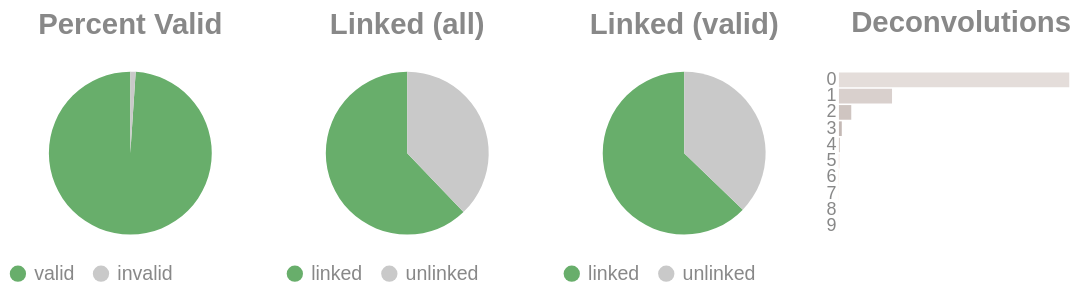

This figure's notebook cell:
### Code cell
if SKIPLR:
    pass
else:
    clash = Counter()
    for i in valids['molecule'].to_list():
        _mol = i.split("-")
        if len(_mol) == 1:
            clash.update('0')
        else:
            clash.update(_mol[-1])

    _d = {"deconvolutions": [], 'count': []}
    for k,v in clash.items():
        _d['deconvolutions'].append(k)
        _d['count'].append(v)

    tot_valid = valids['reads'].sum()
    mask = valids['reads'] >= 2
    n_linked_reads = valids.filter(mask)['reads'].sum()
    if n_linked_reads == 0:
        print_html("No linked molecules (>=2 reads) were detected; skipping linked-only distributions.")
        SKIPLR = True
    else:
        perc_valid = round(tot_valid / n_reads, 4)
        linked_perc_abs = round(n_linked_reads / n_reads, 4)
        linked_perc = round(n_linked_reads / tot_valid, 4)

    _valid = pl.DataFrame({"valids": ['valid', 'invalid'], "count": [tot_valid, n_reads - tot_valid]})
    _linked_abs = pl.DataFrame({"linked (absolute)": ['linked', 'unlinked'], "count": [n_linked_reads, n_reads - n_linked_reads]})
    _linked_rel = pl.DataFrame({"linked (valids)": ['linked', 'unlinked'], "count": [n_linked_reads, tot_valid - n_linked_reads]})

    (
        alt.hconcat(
            piechart(_valid, goodval = 'valid', title = "Percent Valid"),
            piechart(_linked_abs, goodval = "linked", title =  "Linked (all)"),
            piechart(_linked_rel, goodval = "linked", title =  "Linked (valid)"),
            convolutionbar(pl.DataFrame(_d), title = "Deconvolutions"),
            center = True,
            bounds = 'flush'
        )
        .resolve_scale(color='independent')
        .resolve_legend('independent')
        .properties(usermeta={'embedOptions': {"actions": False}})
    ).display()

### Figure 1 — Vega-Lite specification as saved in the notebook (floating-point values rounded to 4 significant figures)
{"width": "container", "height": 400, "config": {"title": {"anchor": "start", "dy": -15, "fontSize": 18, "color": "#888888", "subtitleColor": "#888888", "subtitleFontSize": 14}, "arc": {"fill": "#0072B2"}, "axis": {"domainColor": "#888888", "domainWidth": 0.5, "gridWidth": 0.2, "grid": false, "titleFontWeight": 400, "titleFontSize": 15, "labelFontSize": 11, "labelColor": "#888888", "tickColor": "#888888", "tickWidth": 0.2, "titleColor": "#888888"}, "axisBand": {"grid": false}, "axisX": {"grid": true, "tickSize": 10, "domainCap": "round"}, "axisY": {"domain": false, "grid": true, "tickSize": 0, "domainCap": "round"}, "background": "transparent", "header": {"labelFontSize": 15, "labelColor": "#888888", "titleFontSize": 15, "titleFontWeight": 600, "titleColor": "#888888"}, "legend": {"labelFont": "sans-serif", "labelFontSize": 12, "labelColor": "#888888", "symbolSize": 100, "symbolType": "circle", "titleFontSize": 12, "titlePadding": 10, "titleColor": "#888888", "title": null}, "range": {"category": ["#E69F00", "#56B4E9", "#009E73", "#F0E442", "#0072B2", "#D55E00", "#CC79A7", "#000000"], "diverging": ["#cfe8f3", "#a2d4ec", "#73bfe2", "#46abdb", "#1696d2", "#12719e"]}, "area": {"fill": "#0072B2", "fillOpacity": 0.7, "line": true, "strokeOpacity": 0.7}, "line": {"color": "#0072B2", "stroke": "#0072B2", "strokeWidth": 2}, "trail": {"color": "#0072B2", "stroke": "#0072B2", "strokeWidth": 0, "size": 1}, "point": {"filled": true, "fillOpacity": 1.0, "size": 95}, "text": {"color": "#888888", "fontSize": 11, "align": "right", "fontWeight": 400, "size": 11}, "bar": {"fill": "#0072B2", "stroke": null}, "view": {"stroke": null, "continuousWidth": 660, "continuousHeight": 400}}, "hconcat": [{"data": {"name": "data-af222590864d5ba10cd1c96eec7f2ac0"}, "mark": {"type": "arc"}, "encoding": {"color": {"field": "valids", "legend": {"orient": "bottom", "title": null}, "scale": {"domain": ["valid", "invalid"], "range": ["#68ae6b", "#C9C9C9"]}, "title": "Valids", "type": "nominal"}, "theta": {"field": "count", "type": "quantitative"}, "tooltip": [{"field": "valids", "title": "Valids", "type": "ordinal"}, {"field": "percent", "format": ".2%", "title": "Percent", "type": "quantitative"}, {"field": "count", "title": "Count", "type": "quantitative"}]}, "height": 100, "title": {"text": "Percent Valid", "align": "center", "anchor": "middle"}, "transform": [{"calculate": "datum.count / 2021161", "as": "percent"}], "width": 150}, {"data": {"name": "data-a8d5d305ea43ff0de0b71c097e654c67"}, "mark": {"type": "arc"}, "encoding": {"color": {"field": "linked (absolute)", "legend": {"orient": "bottom", "title": null}, "scale": {"domain": ["linked", "unlinked"], "range": ["#68ae6b", "#C9C9C9"]}, "title": "Linked (Absolute)", "type": "nominal"}, "theta": {"field": "count", "type": "quantitative"}, "tooltip": [{"field": "linked (absolute)", "title": "Linked (Absolute)", "type": "ordinal"}, {"field": "percent", "format": ".2%", "title": "Percent", "type": "quantitative"}, {"field": "count", "title": "Count", "type": "quantitative"}]}, "height": 100, "title": {"text": "Linked (all)", "align": "center", "anchor": "middle"}, "transform": [{"calculate": "datum.count / 2021161", "as": "percent"}], "width": 150}, {"data": {"name": "data-655774d6dc6ecc851d04a03a76f0f2c3"}, "mark": {"type": "arc"}, "encoding": {"color": {"field": "linked (valids)", "legend": {"orient": "bottom", "title": null}, "scale": {"domain": ["linked", "unlinked"], "range": ["#68ae6b", "#C9C9C9"]}, "title": "Linked (Valids)", "type": "nominal"}, "theta": {"field": "count", "type": "quantitative"}, "tooltip": [{"field": "linked (valids)", "title": "Linked (Valids)", "type": "ordinal"}, {"field": "percent", "format": ".2%", "title": "Percent", "type": "quantitative"}, {"field": "count", "title": "Count", "type": "quantitative"}]}, "height": 100, "title": {"text": "Linked (valid)", "align": "center", "anchor": "middle"}, "transform": [{"calculate": "datum.count / 1999888", "as": "percent"}], "width": 150}, {"data": {"name": "data-1efd519e93370ccf60048e6115fed31c"}, "mark": {"type": "bar"}, "encoding": {"color": {"field": "deconvolutions", "legend": null, "scale": {"scheme": "lightgreyred"}, "type": "nominal"}, "tooltip": [{"field": "deconvolutions", "title": "Deconvolutions", "type": "ordinal"}, {"field": "percent", "format": ".2%", "title": "Percent", "type": "quantitative"}, {"field": "count", "title": "Count", "type": "quantitative"}], "x": {"axis": null, "field": "count", "type": "quantitative"}, "y": {"field": "deconvolutions", "sort": "ascending", "title": null, "type": "nominal"}}, "height": 100, "title": {"text": "Deconvolutions", "align": "center", "anchor": "middle"}, "transform": [{"calculate": "datum.count / 1103258", "as": "percent"}], "width": 150}], "bounds": "flush", "center": true, "resolve": {"legend": {"angle": "independent"}, "scale": {"color": "independent"}}, "usermeta": {"embedOptions": {"actions": false}}, "$schema": "https://vega.github.io/schema/vega-lite/v6.4.1.json", "datasets": {"data-af222590864d5ba10cd1c96eec7f2ac0": [{"valids": "valid", "count": 1999888}, {"valids": "invalid", "count": 21273}], "data-a8d5d305ea43ff0de0b71c097e654c67": [{"linked (absolute)": "linked", "count": 1255797}, {"linked (absolute)": "unlinked", "count": 765364}], "data-655774d6dc6ecc851d04a03a76f0f2c3": [{"linked (valids)": "linked", "count": 1255797}, {"linked (valids)": "unlinked", "count": 744091}], "data-1efd519e93370ccf60048e6115fed31c": [{"deconvolutions": "0", "count": 848432}, {"deconvolutions": "1", "count": 195557}, {"deconvolutions": "2", "count": 45392}, {"deconvolutions": "3", "count": 10472}, {"deconvolutions": "4", "count": 2462}, {"deconvolutions": "5", "count": 633}, {"deconvolutions": "6", "count": 202}, {"deconvolutions": "7", "count": 71}, {"deconvolutions": "8", "count": 25}, {"deconvolutions": "9", "count": 12}]}}
